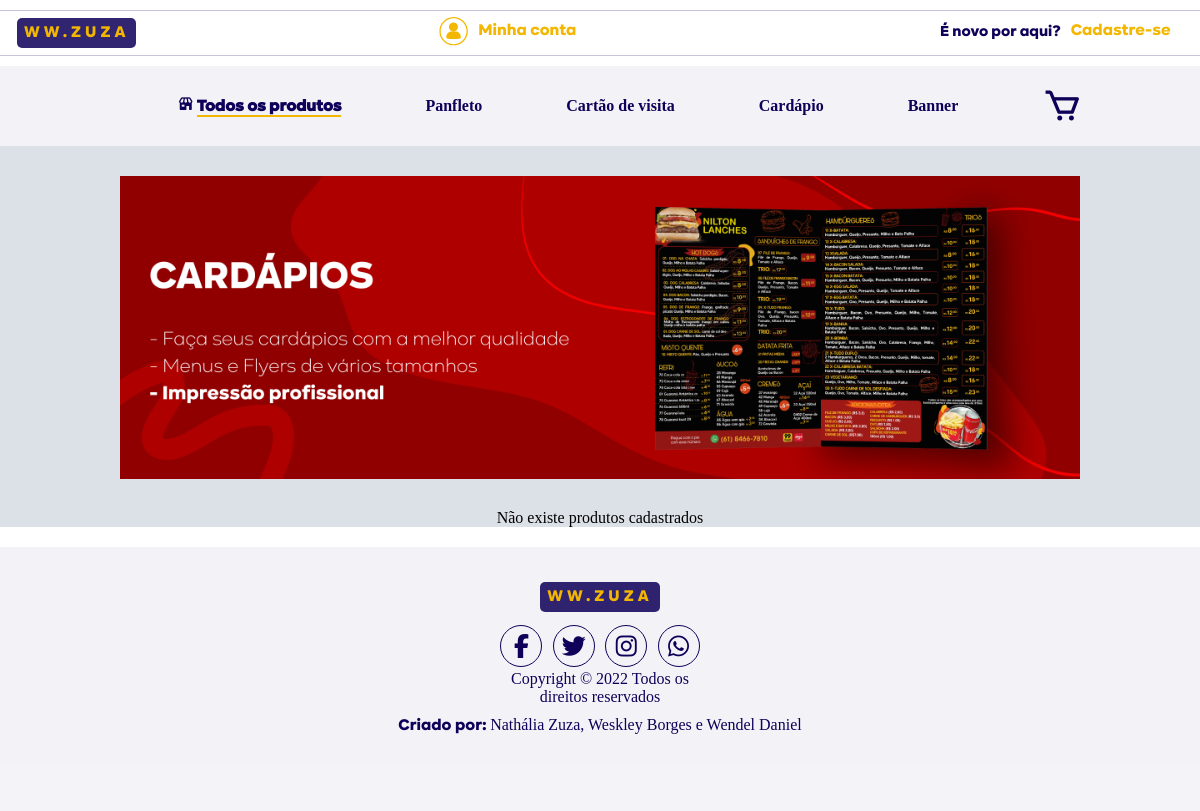
The app's page /view/produto/tipoproduto.php?categoria_id=3, older data.
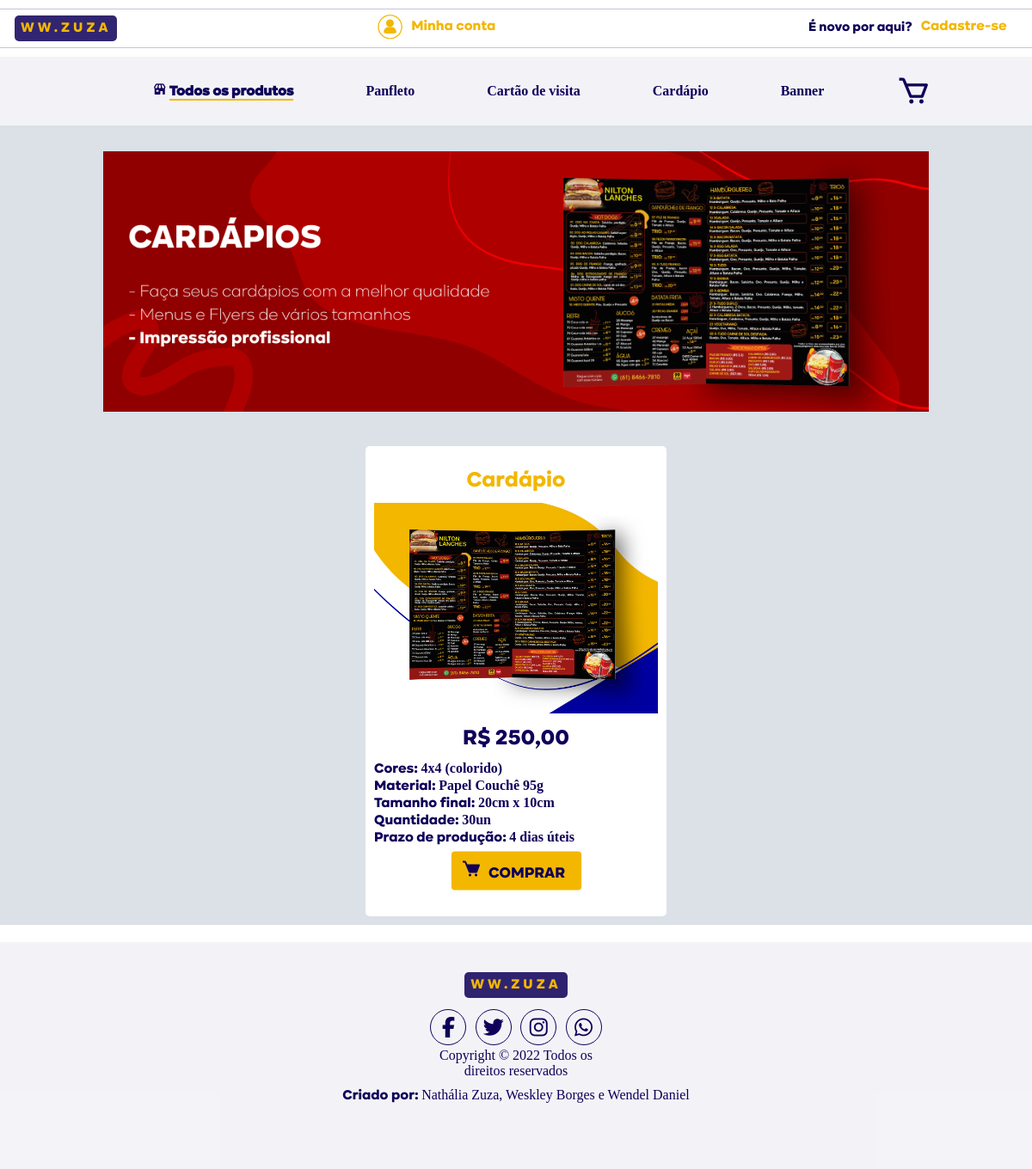
The same page, newer data.
### tables this page shows
CREATE TABLE IF NOT EXISTS `produto` (
  `id` INT(11) NOT NULL AUTO_INCREMENT,
  `nome` VARCHAR(45) NOT NULL,
  `descricao` VARCHAR(255) NOT NULL,
  `preco` DECIMAL(10,2) NOT NULL,
  `cores` VARCHAR(80) NOT NULL,
  `material` VARCHAR(45) NOT NULL,
  `tamanho` VARCHAR(15) NOT NULL,
  `prazo` VARCHAR(15) NOT NULL,
  `qtd` VARCHAR(15) NOT NULL,
  `foto` VARCHAR(60) NULL DEFAULT NULL,
  `categoria_id` INT(11) NOT NULL,
  PRIMARY KEY (`id`),
  INDEX `categoria_id` (`categoria_id` ASC),
  CONSTRAINT `produto_ibfk_1`
    FOREIGN KEY (`categoria_id`)
    REFERENCES `categoria` (`id`));

### dao/conexao/Conexao.php (called while the page is built)
<?php
abstract class Conexao{
    private static $instance;
    public static function getInstance(){
        try{
            if(!isset(self::$instance)){
                self::$instance = new PDO('mysql:host=127.0.0.1;charset=utf8;dbname=ww_zuza', 'root', '');
                self::$instance->setAttribute(PDO::ATTR_ERRMODE, PDO::ERRMODE_EXCEPTION);
            }
            return self::$instance;
        } catch (PDOException $e){
            echo $e->getMessage();
        }
    }
}
?>

### dao/ProdutoDAO.php (called while the page is built, shortened)
<?php
require_once 'conexao/Conexao.php';
class ProdutoDAO {
    private $pdo;
    public function __construct() {
        $this->pdo = Conexao::getInstance();
    }
    public function findByCategoria( $id ) {
        try {
            $sql  = "SELECT * FROM produto WHERE categoria_id = ?";
            $stmt = $this->pdo->prepare( $sql );
            $stmt->bindValue( 1, $id );
            $stmt->execute();
            $produtos = $stmt->fetchAll( PDO::FETCH_ASSOC );
            return $produtos;
        } catch ( PDOException $e ) {
            echo "Erro ao listar o produto: ", $e->getMessage();
        }
    }
}
?>

### view/produto/tipoproduto.php (the view, shortened to what the changed rows need)
<?php
$categoria_id = $_GET['categoria_id'];
$arrayImagem = array(
    1 => '/img/banner-panfleto-04.png',
    2 => '/img/3.png',
    3 => '/img/3-13-13.png',
    4 => '/img/.jpg',
    5 => '/img/.jpg',
);
$pathImagem = $arrayImagem[$categoria_id];
?>
<!DOCTYPE html>
<html lang="pt-br">
<head>
    <link href='https://unpkg.com/boxicons@2.1.2/css/boxicons.min.css' rel='stylesheet'>
    <link rel="stylesheet" href="/css/headerMenu.css">
</head>
<body>
    <div class="div1">
    <div class="img-banner">
    <img src=<?=$pathImagem;?>/>
    </div>
    <div class="pai">
        <?php
       require_once '../../dao/ProdutoDAO.php';
        $produtoDAO = new ProdutoDAO();
        $produtos   = $produtoDAO->findByCategoria($categoria_id);
        if (!empty($produtos)) {
            foreach ($produtos as $produto) {
                echo "<div id='produtos'>";
                echo "  <div class='produto-single'>";
                echo "      <div class='nome_produto'> {$produto["nome"]} </div>";
                echo "      <div class='img_produto'>";
                echo "          <p><img src='/img/produto/foto/{$produto["foto"]}' width='112'/></p>";
                echo "      </div>";
                echo "      <div class='preco'> R$ ", number_format(($produto["preco"]), 2, ",", "." ), "</div>
                            <div class='info'>
                                <p>Cores: <span class='descricao'>{$produto["cores"]}</span></p>
                                <p>Material: <span class='descricao'>{$produto['material']}</span></p>
                                <p>Tamanho final: <span class='descricao'>{$produto["tamanho"]}</span></p>
                                <p>Quantidade: <span class='descricao'>{$produto["qtd"]}</span></p>
                                <p>Prazo de produção: <span class='descricao'>{$produto["prazo"]}</span></p>
                                </div>";
                echo    "<div class='btn-comprar'>
                            <a href='/controller/produto/carrinhoController.php?id={$produto["id"]}&acao=add'><p><i class='bx bxs-cart'></i><span id='comprar'>COMPRAR</span></p></a>
                        </div>";
                echo "</div>";
                echo "</div>";
            }
        } else {
            echo "Não existe produtos cadastrados";
        }
        ?>
        </div>
    </div>
</body>
</html>

Row changes from the older to the newer data that the page shows:
added produto: nome "Cardápio", foto (picture), preco "250,00", cores "4x4 (colorido)", material "Papel Couchê 95g", tamanho "20cm x 10cm", qtd "30un", prazo "4 dias úteis"
Text that changed along with them:
text no longer shown: "Não existe produtos cadastrados"
